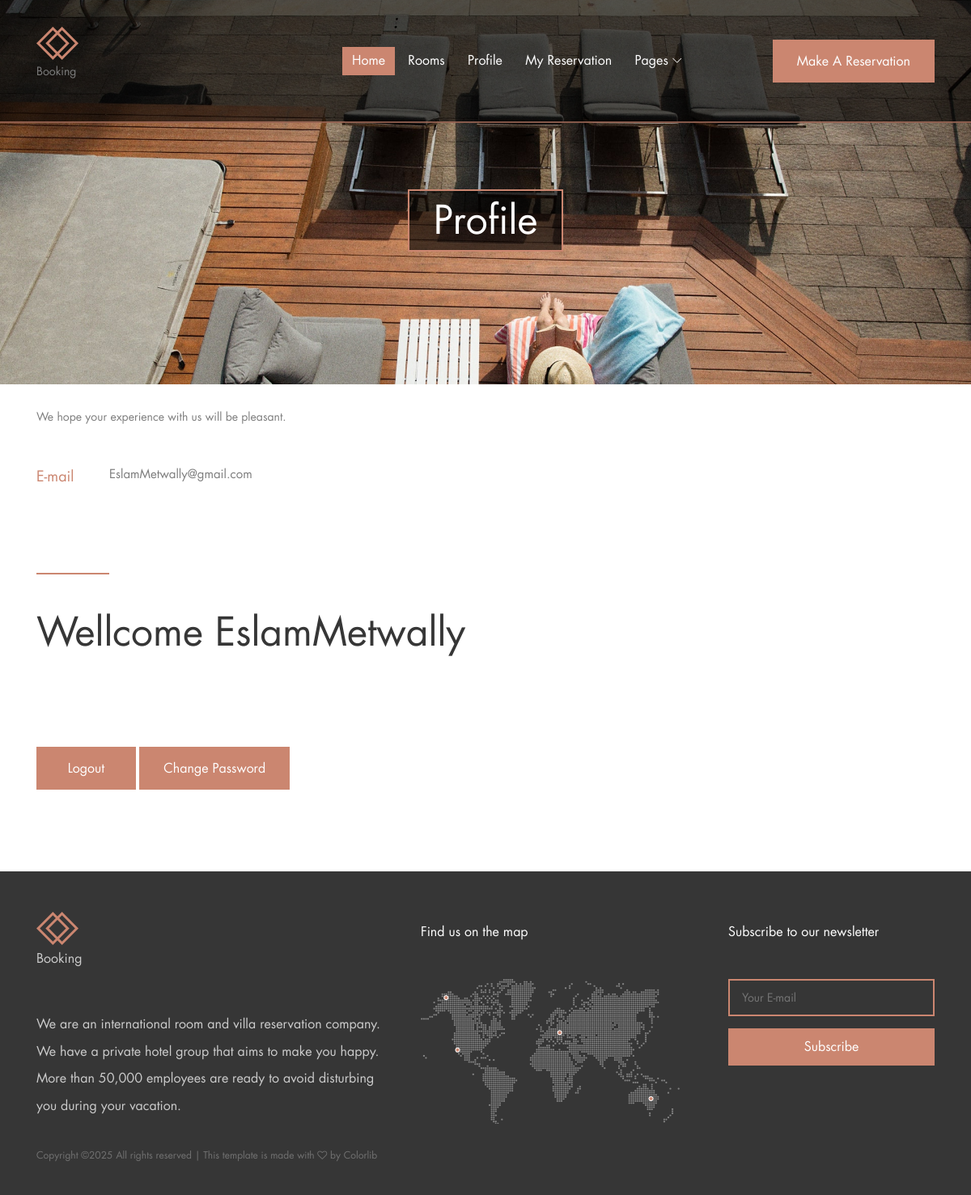
Screenshot of /accounts/profile/ (signed in) with the database file from the repository.
### settings/models.py (models this page shows, shortened)
class Settings(models.Model):
    site_name = models.CharField(max_length=50)
    logo = models.ImageField(upload_to="home_page/")
    email = models.EmailField(max_length=254)
    image = models.ForeignKey(
        "Image",
        related_name="home_page_image",
        on_delete=models.CASCADE,
        null=True,
        blank=True,
    )
    phone_number = models.CharField(max_length=20)
    description = models.TextField(max_length=200)
    address = models.CharField(max_length=500, default="Egypt")
    fb_link = models.URLField(max_length=200)
    tw_link = models.URLField(max_length=200)
    in_link = models.URLField(max_length=200)
    address_2 = models.CharField(max_length=300, default="Egypt")

### accounts/models.py (models this page shows, shortened)
class Profile(models.Model):
    user = models.OneToOneField(User, on_delete=models.CASCADE)

### accounts/views.py (the view)
# urls.py: path("profile/", views.profile, name="profile"),
@login_required
def profile(request):
    profile = Profile.objects.get(user=request.user)
    return render(request, "accounts/profile.html", {"profile": profile})

### accounts/templates/accounts/profile.html (shortened to what this page needs)
{% extends 'base.html' %}
{% load static %}
{% block body %}
    <section class="breadcumb-area bg-img d-flex align-items-center justify-content-center" style="background-image: url({%static 'img/bg-img/bg-8.jpg'%});">
        <div class="bradcumbContent">
            <h2>Profile</h2>
        </div>
    </section>
    <div class="book-now-area">
        <div class="container">
            <div class="row justify-content-center">
                <div class="col-12 col-lg-10">
                </div>
            </div>
        </div>
    </div>
    <section class="contact-information-area">
        <div class="container">
            <div class="row">
                <div class="col-12 col-lg-4">
                    <div class="single-contact-information mb-100">
                        <div class="section-text">
                            <p>We hope your experience with us will be pleasant.</p>
                        </div>
                        <div class="contact-content d-flex">
                            <p>E-mail</p>
                            <p>{{profile.user.email}}</p>
                        </div>
                    </div>
                </div>
        </div>
    </section>
    <section class="contact-form-area mb-100">
        <div class="container">
            <div class="row">
                <div class="col-12">
                    <div class="section-heading">
                        <div class="line-"></div>
                        <h2>Wellcome {{profile.user.username}}</h2>
                    </div>
                    <a href="{% url 'logout' %}" class="btn palatin-btn mt-50" >Logout </a>
                    <a href="{% url 'password_change' %}" class="btn palatin-btn mt-50" >Change Password </a>
                </div>
            </div>
            <div class="row">
                <div class="col-12">
                </div>
            </div>
        </div>
    </section>
{% endblock body %}

### templates/base.html (shortened to what this page needs)
{% load static %}
<!DOCTYPE html>
<html lang="en">
<head>
    <link rel="stylesheet" href="{% static 'style.css' %}">
</head>
<body>
    <header class="header-area">
        <div class="palatin-main-menu">
            <div class="classy-nav-container breakpoint-off">
                <div class="container">
                    <nav class="classy-navbar justify-content-between" id="palatinNav">
                        <a href="{%url 'settings:home' %}" class="nav-brand"><img src="{{my_footer.logo.url}}" alt="My image"><p>Booking</p></a>
                        <div class="classy-menu">
                            <div class="classynav">
                                <ul>
                                    <li class="active"><a href="{%url 'settings:home' %}">Home</a></li>
                                    <li><a href="{%url 'unit:unit_list' %}">Rooms</a></li>
                                    <li><a href="{%url 'accounts:profile'%}">Profile</a></li>
                                    <li><a href="{%url 'accounts:my_reservation'%}">My Reservation</a></li>
                                    <li><a href="#">Pages</a>
                                    </li>
                                </ul>
                                <div class="menu-btn">
                                    <a href="{%url 'unit:unit_list' %}" class="btn palatin-btn">Make a Reservation</a>
                                </div>
                            </div>
                        </div>
                    </nav>
                </div>
            </div>
        </div>
    </header>
    {% block body %}
    {% endblock body %}
    <footer class="footer-area">
        <div class="container">
            <div class="row">
                <div class="col-12 col-lg-5">
                    <div class="footer-widget-area mt-50">
                        <a href="{%url 'settings:home' %}" class="d-block mb-5"><img src="{{my_footer.logo.url}}" alt=""><p>Booking</p></a>
                        <p>We are an international room and villa reservation company. We have a private hotel group that aims to make you happy.
                            More than 50,000 employees are ready to avoid disturbing you during your vacation. </p>
                    </div>
                </div>
                <div class="col-12 col-md-6 col-lg-4">
                    <div class="footer-widget-area mt-50">
                        <h6 class="widget-title mb-5">Find us on the map</h6>
                        <img src="{%static 'img/bg-img/footer-map.png' %}" alt="">
                    </div>
                </div>
                <div class="col-12 col-md-6 col-lg-3">
                    <div class="footer-widget-area mt-50">
                        <h6 class="widget-title mb-5">Subscribe to our newsletter</h6>
                        <form action="#" method="post" class="subscribe-form">
                            <input type="email" name="subscribe-email" id="subscribeemail" placeholder="Your E-mail">
                            <button type="submit">Subscribe</button>
                        </form>
                    </div>
                </div>
                <div class="col-12">
                    <div class="copywrite-text mt-30">
                        <p><a href="#">
Copyright &copy;<script>document.write(new Date().getFullYear());</script> All rights reserved | This template is made with <i class="fa fa-heart-o" aria-hidden="true"></i> by <a href="https://colorlib.com" target="_blank">Colorlib</a>
</p>
                    </div>
                </div>
            </div>
        </div>
    </footer>
</body>
</html>

### static/css/classy-nav.css (style rules this page uses)
* { margin: 0; padding: 0; }
body { font-family: "Roboto", sans-serif; }
ul, ol { margin: 0; }
ul li, ol li { list-style: none; }
img { height: auto; max-width: 100%; }
.bg-img { background-position: center center; background-size: cover; background-repeat: no-repeat; }
.classy-nav-container { position: relative; z-index: 100; background-color: #ffffff; }
.classy-nav-container * { box-sizing: border-box; }
.classy-nav-container a { -webkit-transition-duration: 500ms; transition-duration: 500ms; text-decoration: none; outline: none; font-size: 14px; font-weight: 400; color: #232323; display: inline-block; }
.justify-content-between { -webkit-box-pack: justify; -ms-flex-pack: justify; justify-content: space-between; }
.justify-content-center { -webkit-box-pack: center; -ms-flex-pack: center; justify-content: center; }
.classy-navbar { width: 100%; height: 70px; padding: 0.5em 2em; display: -webkit-box; display: -ms-flexbox; display: flex; -webkit-box-align: center; -ms-flex-align: center; -ms-grid-row-align: center; align-items: center; }
.classy-navbar .nav-brand { font-size: 26px; font-weight: 500; color: #565656; display: inline-block; margin-right: 30px; }
.classynav ul li { display: inline-block; clear: both; position: inherit; z-index: 10; }
.classynav ul li.cn-dropdown-item { position: relative; z-index: 10; }
.classynav ul li a { padding: 0 12px; display: block; height: 35px; font-size: 14px; line-height: 34px; }
.classynav ul li.megamenu-item > a:after, .classynav ul li.has-down > a:after { font-family: 'classyfonts'; content: "\e900"; font-size: 12px; color: #000000; padding-left: 5px; -webkit-transition-duration: 500ms; transition-duration: 500ms; }
.breakpoint-off .classynav { display: -webkit-box; display: -ms-flexbox; display: flex; -webkit-box-align: center; -ms-flex-align: center; -ms-grid-row-align: center; align-items: center; }

### rows the page displays
Settings: logo (picture)
Profile: user.email "EslamMetwally@gmail.com", user.username "EslamMetwally"
